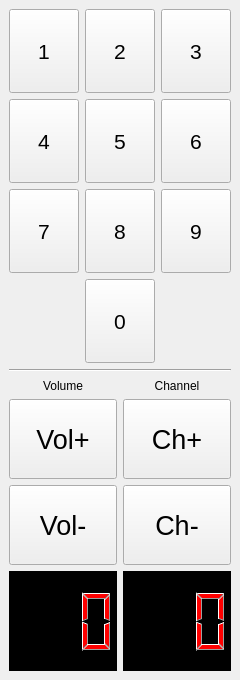
<?xml version="1.0" encoding="UTF-8"?>
<ui version="4.0">
 <class>MainWindow</class>
 <widget class="QMainWindow" name="MainWindow">
  <property name="geometry">
   <rect>
    <x>0</x>
    <y>0</y>
    <width>240</width>
    <height>680</height>
   </rect>
  </property>
  <property name="sizePolicy">
   <sizepolicy hsizetype="Fixed" vsizetype="Fixed">
    <horstretch>0</horstretch>
    <verstretch>0</verstretch>
   </sizepolicy>
  </property>
  <property name="minimumSize">
   <size>
    <width>240</width>
    <height>680</height>
   </size>
  </property>
  <property name="maximumSize">
   <size>
    <width>240</width>
    <height>680</height>
   </size>
  </property>
  <property name="windowTitle">
   <string>TV RC</string>
  </property>
  <widget class="QWidget" name="centralwidget">
   <layout class="QGridLayout" name="gridLayout_3">
    <item row="0" column="0">
     <layout class="QVBoxLayout" name="verticalLayout">
      <item>
       <layout class="QGridLayout" name="gridLayout">
        <item row="1" column="2">
         <widget class="QPushButton" name="num6Button">
          <property name="sizePolicy">
           <sizepolicy hsizetype="Minimum" vsizetype="Expanding">
            <horstretch>0</horstretch>
            <verstretch>0</verstretch>
           </sizepolicy>
          </property>
          <property name="font">
           <font>
            <pointsize>16</pointsize>
           </font>
          </property>
          <property name="text">
           <string>6</string>
          </property>
         </widget>
        </item>
        <item row="0" column="0">
         <widget class="QPushButton" name="num1Button">
          <property name="sizePolicy">
           <sizepolicy hsizetype="Minimum" vsizetype="Expanding">
            <horstretch>0</horstretch>
            <verstretch>0</verstretch>
           </sizepolicy>
          </property>
          <property name="font">
           <font>
            <pointsize>16</pointsize>
           </font>
          </property>
          <property name="text">
           <string>1</string>
          </property>
         </widget>
        </item>
        <item row="0" column="2">
         <widget class="QPushButton" name="num3Button">
          <property name="sizePolicy">
           <sizepolicy hsizetype="Minimum" vsizetype="Expanding">
            <horstretch>0</horstretch>
            <verstretch>0</verstretch>
           </sizepolicy>
          </property>
          <property name="font">
           <font>
            <pointsize>16</pointsize>
           </font>
          </property>
          <property name="text">
           <string>3</string>
          </property>
         </widget>
        </item>
        <item row="0" column="1">
         <widget class="QPushButton" name="num2Button">
          <property name="sizePolicy">
           <sizepolicy hsizetype="Minimum" vsizetype="Expanding">
            <horstretch>0</horstretch>
            <verstretch>0</verstretch>
           </sizepolicy>
          </property>
          <property name="font">
           <font>
            <pointsize>16</pointsize>
           </font>
          </property>
          <property name="text">
           <string>2</string>
          </property>
         </widget>
        </item>
        <item row="2" column="2">
         <widget class="QPushButton" name="num9Button">
          <property name="sizePolicy">
           <sizepolicy hsizetype="Minimum" vsizetype="Expanding">
            <horstretch>0</horstretch>
            <verstretch>0</verstretch>
           </sizepolicy>
          </property>
          <property name="font">
           <font>
            <pointsize>16</pointsize>
           </font>
          </property>
          <property name="text">
           <string>9</string>
          </property>
         </widget>
        </item>
        <item row="2" column="1">
         <widget class="QPushButton" name="num8Button">
          <property name="sizePolicy">
           <sizepolicy hsizetype="Minimum" vsizetype="Expanding">
            <horstretch>0</horstretch>
            <verstretch>0</verstretch>
           </sizepolicy>
          </property>
          <property name="font">
           <font>
            <pointsize>16</pointsize>
           </font>
          </property>
          <property name="text">
           <string>8</string>
          </property>
         </widget>
        </item>
        <item row="1" column="1">
         <widget class="QPushButton" name="num5Button">
          <property name="sizePolicy">
           <sizepolicy hsizetype="Minimum" vsizetype="Expanding">
            <horstretch>0</horstretch>
            <verstretch>0</verstretch>
           </sizepolicy>
          </property>
          <property name="font">
           <font>
            <pointsize>16</pointsize>
           </font>
          </property>
          <property name="text">
           <string>5</string>
          </property>
         </widget>
        </item>
        <item row="2" column="0">
         <widget class="QPushButton" name="num7Button">
          <property name="sizePolicy">
           <sizepolicy hsizetype="Minimum" vsizetype="Expanding">
            <horstretch>0</horstretch>
            <verstretch>0</verstretch>
           </sizepolicy>
          </property>
          <property name="font">
           <font>
            <pointsize>16</pointsize>
           </font>
          </property>
          <property name="text">
           <string>7</string>
          </property>
         </widget>
        </item>
        <item row="1" column="0">
         <widget class="QPushButton" name="num4Button">
          <property name="sizePolicy">
           <sizepolicy hsizetype="Minimum" vsizetype="Expanding">
            <horstretch>0</horstretch>
            <verstretch>0</verstretch>
           </sizepolicy>
          </property>
          <property name="font">
           <font>
            <pointsize>16</pointsize>
           </font>
          </property>
          <property name="text">
           <string>4</string>
          </property>
         </widget>
        </item>
        <item row="3" column="1">
         <widget class="QPushButton" name="num0Button">
          <property name="sizePolicy">
           <sizepolicy hsizetype="Minimum" vsizetype="Expanding">
            <horstretch>0</horstretch>
            <verstretch>0</verstretch>
           </sizepolicy>
          </property>
          <property name="font">
           <font>
            <pointsize>16</pointsize>
           </font>
          </property>
          <property name="text">
           <string>0</string>
          </property>
         </widget>
        </item>
       </layout>
      </item>
      <item>
       <widget class="Line" name="line">
        <property name="orientation">
         <enum>Qt::Horizontal</enum>
        </property>
       </widget>
      </item>
      <item>
       <layout class="QGridLayout" name="gridLayout_2">
        <item row="0" column="1">
         <widget class="QLabel" name="label_2">
          <property name="sizePolicy">
           <sizepolicy hsizetype="Minimum" vsizetype="Minimum">
            <horstretch>0</horstretch>
            <verstretch>0</verstretch>
           </sizepolicy>
          </property>
          <property name="maximumSize">
           <size>
            <width>16777215</width>
            <height>15</height>
           </size>
          </property>
          <property name="text">
           <string>Channel</string>
          </property>
          <property name="alignment">
           <set>Qt::AlignCenter</set>
          </property>
         </widget>
        </item>
        <item row="0" column="0">
         <widget class="QLabel" name="label">
          <property name="sizePolicy">
           <sizepolicy hsizetype="Minimum" vsizetype="Minimum">
            <horstretch>0</horstretch>
            <verstretch>0</verstretch>
           </sizepolicy>
          </property>
          <property name="maximumSize">
           <size>
            <width>16777215</width>
            <height>15</height>
           </size>
          </property>
          <property name="text">
           <string>Volume</string>
          </property>
          <property name="alignment">
           <set>Qt::AlignCenter</set>
          </property>
         </widget>
        </item>
        <item row="2" column="0">
         <widget class="QPushButton" name="volumeDownButton">
          <property name="sizePolicy">
           <sizepolicy hsizetype="Expanding" vsizetype="Expanding">
            <horstretch>0</horstretch>
            <verstretch>0</verstretch>
           </sizepolicy>
          </property>
          <property name="maximumSize">
           <size>
            <width>16777215</width>
            <height>80</height>
           </size>
          </property>
          <property name="font">
           <font>
            <pointsize>20</pointsize>
           </font>
          </property>
          <property name="text">
           <string>Vol-</string>
          </property>
         </widget>
        </item>
        <item row="2" column="1">
         <widget class="QPushButton" name="channelDownButton">
          <property name="sizePolicy">
           <sizepolicy hsizetype="Expanding" vsizetype="Expanding">
            <horstretch>0</horstretch>
            <verstretch>0</verstretch>
           </sizepolicy>
          </property>
          <property name="maximumSize">
           <size>
            <width>16777215</width>
            <height>80</height>
           </size>
          </property>
          <property name="font">
           <font>
            <pointsize>20</pointsize>
           </font>
          </property>
          <property name="text">
           <string>Ch-</string>
          </property>
         </widget>
        </item>
        <item row="1" column="1">
         <widget class="QPushButton" name="channelUpButton">
          <property name="sizePolicy">
           <sizepolicy hsizetype="Expanding" vsizetype="Expanding">
            <horstretch>0</horstretch>
            <verstretch>0</verstretch>
           </sizepolicy>
          </property>
          <property name="maximumSize">
           <size>
            <width>16777215</width>
            <height>80</height>
           </size>
          </property>
          <property name="font">
           <font>
            <pointsize>20</pointsize>
           </font>
          </property>
          <property name="text">
           <string>Ch+</string>
          </property>
         </widget>
        </item>
        <item row="1" column="0">
         <widget class="QPushButton" name="volumeUpButton">
          <property name="sizePolicy">
           <sizepolicy hsizetype="Expanding" vsizetype="Expanding">
            <horstretch>0</horstretch>
            <verstretch>0</verstretch>
           </sizepolicy>
          </property>
          <property name="maximumSize">
           <size>
            <width>16777215</width>
            <height>80</height>
           </size>
          </property>
          <property name="font">
           <font>
            <pointsize>20</pointsize>
           </font>
          </property>
          <property name="text">
           <string>Vol+</string>
          </property>
         </widget>
        </item>
        <item row="3" column="0">
         <widget class="QLCDNumber" name="volumeDisplay">
          <property name="maximumSize">
           <size>
            <width>16777215</width>
            <height>100</height>
           </size>
          </property>
          <property name="autoFillBackground">
           <bool>false</bool>
          </property>
          <property name="styleSheet">
           <string notr="true">background-color:rgb(0, 0, 0);
color:rgb(255, 0, 0);</string>
          </property>
          <property name="digitCount">
           <number>3</number>
          </property>
         </widget>
        </item>
        <item row="3" column="1">
         <widget class="QLCDNumber" name="channelDisplay">
          <property name="maximumSize">
           <size>
            <width>16777215</width>
            <height>100</height>
           </size>
          </property>
          <property name="styleSheet">
           <string notr="true">background-color:rgb(0, 0, 0);
color:rgb(255, 0, 0);</string>
          </property>
          <property name="digitCount">
           <number>3</number>
          </property>
          <property name="intValue" stdset="0">
           <number>0</number>
          </property>
         </widget>
        </item>
       </layout>
      </item>
     </layout>
    </item>
   </layout>
  </widget>
 </widget>
 <resources/>
 <connections>
  <connection>
   <sender>num1Button</sender>
   <signal>clicked()</signal>
   <receiver>MainWindow</receiver>
   <slot>add1()</slot>
   <hints>
    <hint type="sourcelabel">
     <x>47</x>
     <y>43</y>
    </hint>
    <hint type="destinationlabel">
     <x>239</x>
     <y>6</y>
    </hint>
   </hints>
  </connection>
  <connection>
   <sender>num2Button</sender>
   <signal>clicked()</signal>
   <receiver>MainWindow</receiver>
   <slot>add2()</slot>
   <hints>
    <hint type="sourcelabel">
     <x>154</x>
     <y>43</y>
    </hint>
    <hint type="destinationlabel">
     <x>239</x>
     <y>17</y>
    </hint>
   </hints>
  </connection>
  <connection>
   <sender>num3Button</sender>
   <signal>clicked()</signal>
   <receiver>MainWindow</receiver>
   <slot>add3()</slot>
   <hints>
    <hint type="sourcelabel">
     <x>228</x>
     <y>43</y>
    </hint>
    <hint type="destinationlabel">
     <x>239</x>
     <y>34</y>
    </hint>
   </hints>
  </connection>
  <connection>
   <sender>num4Button</sender>
   <signal>clicked()</signal>
   <receiver>MainWindow</receiver>
   <slot>add4()</slot>
   <hints>
    <hint type="sourcelabel">
     <x>58</x>
     <y>125</y>
    </hint>
    <hint type="destinationlabel">
     <x>239</x>
     <y>68</y>
    </hint>
   </hints>
  </connection>
  <connection>
   <sender>num5Button</sender>
   <signal>clicked()</signal>
   <receiver>MainWindow</receiver>
   <slot>add5()</slot>
   <hints>
    <hint type="sourcelabel">
     <x>154</x>
     <y>125</y>
    </hint>
    <hint type="destinationlabel">
     <x>239</x>
     <y>95</y>
    </hint>
   </hints>
  </connection>
  <connection>
   <sender>num6Button</sender>
   <signal>clicked()</signal>
   <receiver>MainWindow</receiver>
   <slot>add6()</slot>
   <hints>
    <hint type="sourcelabel">
     <x>228</x>
     <y>125</y>
    </hint>
    <hint type="destinationlabel">
     <x>239</x>
     <y>117</y>
    </hint>
   </hints>
  </connection>
  <connection>
   <sender>num7Button</sender>
   <signal>clicked()</signal>
   <receiver>MainWindow</receiver>
   <slot>add7()</slot>
   <hints>
    <hint type="sourcelabel">
     <x>48</x>
     <y>178</y>
    </hint>
    <hint type="destinationlabel">
     <x>239</x>
     <y>170</y>
    </hint>
   </hints>
  </connection>
  <connection>
   <sender>num8Button</sender>
   <signal>clicked()</signal>
   <receiver>MainWindow</receiver>
   <slot>add8()</slot>
   <hints>
    <hint type="sourcelabel">
     <x>154</x>
     <y>178</y>
    </hint>
    <hint type="destinationlabel">
     <x>239</x>
     <y>142</y>
    </hint>
   </hints>
  </connection>
  <connection>
   <sender>num9Button</sender>
   <signal>clicked()</signal>
   <receiver>MainWindow</receiver>
   <slot>add9()</slot>
   <hints>
    <hint type="sourcelabel">
     <x>228</x>
     <y>178</y>
    </hint>
    <hint type="destinationlabel">
     <x>239</x>
     <y>208</y>
    </hint>
   </hints>
  </connection>
  <connection>
   <sender>num0Button</sender>
   <signal>clicked()</signal>
   <receiver>MainWindow</receiver>
   <slot>add0()</slot>
   <hints>
    <hint type="sourcelabel">
     <x>154</x>
     <y>261</y>
    </hint>
    <hint type="destinationlabel">
     <x>239</x>
     <y>256</y>
    </hint>
   </hints>
  </connection>
  <connection>
   <sender>volumeUpButton</sender>
   <signal>clicked()</signal>
   <receiver>MainWindow</receiver>
   <slot>volumeUp()</slot>
   <hints>
    <hint type="sourcelabel">
     <x>69</x>
     <y>386</y>
    </hint>
    <hint type="destinationlabel">
     <x>239</x>
     <y>324</y>
    </hint>
   </hints>
  </connection>
  <connection>
   <sender>volumeDownButton</sender>
   <signal>clicked()</signal>
   <receiver>MainWindow</receiver>
   <slot>volumeDown()</slot>
   <hints>
    <hint type="sourcelabel">
     <x>84</x>
     <y>477</y>
    </hint>
    <hint type="destinationlabel">
     <x>239</x>
     <y>324</y>
    </hint>
   </hints>
  </connection>
  <connection>
   <sender>channelUpButton</sender>
   <signal>clicked()</signal>
   <receiver>MainWindow</receiver>
   <slot>channelUp()</slot>
   <hints>
    <hint type="sourcelabel">
     <x>228</x>
     <y>386</y>
    </hint>
    <hint type="destinationlabel">
     <x>239</x>
     <y>324</y>
    </hint>
   </hints>
  </connection>
  <connection>
   <sender>channelDownButton</sender>
   <signal>clicked()</signal>
   <receiver>MainWindow</receiver>
   <slot>channelDown()</slot>
   <hints>
    <hint type="sourcelabel">
     <x>228</x>
     <y>477</y>
    </hint>
    <hint type="destinationlabel">
     <x>239</x>
     <y>324</y>
    </hint>
   </hints>
  </connection>
 </connections>
 <slots>
  <slot>add1()</slot>
  <slot>add2()</slot>
  <slot>add3()</slot>
  <slot>add4()</slot>
  <slot>add5()</slot>
  <slot>add6()</slot>
  <slot>add7()</slot>
  <slot>add8()</slot>
  <slot>add9()</slot>
  <slot>add0()</slot>
  <slot>volumeUp()</slot>
  <slot>volumeDown()</slot>
  <slot>channelUp()</slot>
  <slot>channelDown()</slot>
 </slots>
</ui>
